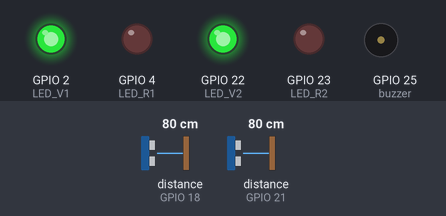
This program was run on a simulated ESP32 board running MicroPython. Shown: output pins drawn as LEDs (lit = HIGH), buzzer (waves = sounding). Wiring (from the project's diagram.json): green LED on GPIO 2, red LED on GPIO 4, green LED on GPIO 22, red LED on GPIO 23, buzzer on GPIO 25. Inputs (shaded band) come from the test bench; at power-on: distance to the obstacle (sensors on GPIO 18, GPIO 21) 80 cm. The echo pulse lasts 58.3 µs per cm; WiFi joins after 1.5 s; no MQTT or app messages arrive unless stated; pins used as bus, display or sensor lines are not drawn; what the program prints to the serial console is not drawn.

Above: at 2.8 s.
2.9 s: distance to the obstacle (sensor on GPIO 18) set to 22 cm
4.8 s: distance to the obstacle (sensor on GPIO 18) set to 19 cm
At 6.8 s:
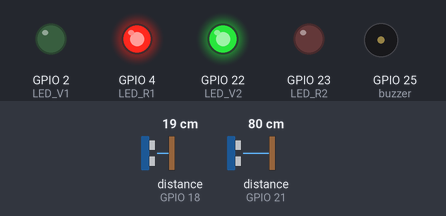
7.2 s: distance to the obstacle (sensor on GPIO 21) set to 23 cm
8.9 s: distance to the obstacle (sensor on GPIO 21) set to 18 cm
At 11.5 s:
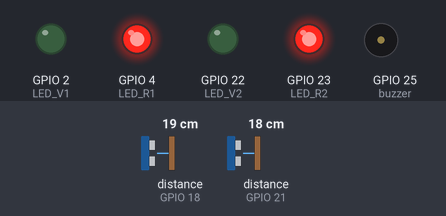
12.2 s: distance to the obstacle (sensor on GPIO 18) set to 35 cm
At 13.5 s:
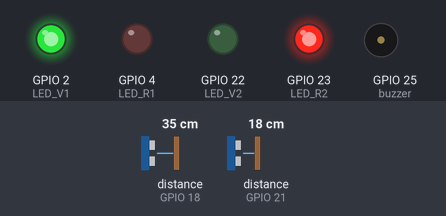
14.2 s: distance to the obstacle (sensor on GPIO 18) set to 2 cm
At 15.3 s:
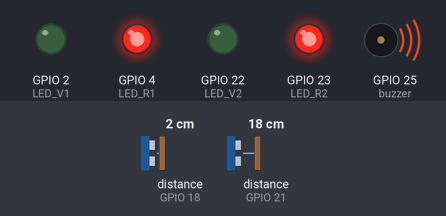
Timing chart, 0 to 17.3 s (numbered marks = the images above; inputs shaded):
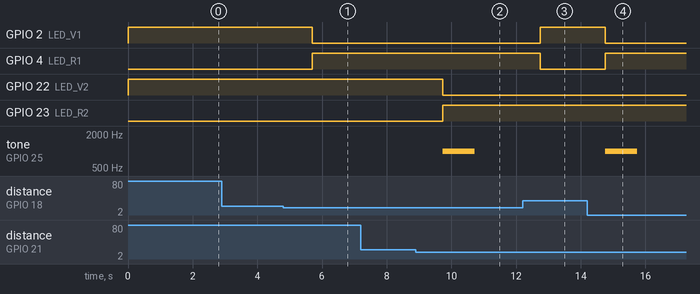

Measured:
- the behaviour switches between 21 and 20 cm on distance to the obstacle (sensor on GPIO 18) (found by bisection; images 0 and 1)
- the behaviour switches between 21 and 20 cm on distance to the obstacle (sensor on GPIO 21) (found by bisection; images 1 and 2)
- after the input at 2.9 s, every drawn part: stays the same
- after the input at 4.8 s, GPIO 2 (LED_V1): HIGH → LOW after 0.90 s; GPIO 4 (LED_R1): LOW → HIGH after 0.90 s
- after the input at 7.2 s, every drawn part: stays the same
- after the input at 8.9 s, GPIO 22 (LED_V2): HIGH → LOW after 0.83 s; GPIO 23 (LED_R2): LOW → HIGH after 0.83 s; tone on GPIO 25 (buzzer): silent → 1000 Hz after 0.83 s, → silent 1.0 s later
- after the input at 12.2 s, GPIO 2 (LED_V1): LOW → HIGH after 0.54 s; GPIO 4 (LED_R1): HIGH → LOW after 0.54 s
- after the input at 14.2 s, GPIO 2 (LED_V1): HIGH → LOW after 0.55 s; GPIO 4 (LED_R1): LOW → HIGH after 0.55 s; tone on GPIO 25 (buzzer): silent → 1000 Hz after 0.55 s, → silent 1.0 s later

The program:

main.py
```python
# Grupo 1: Enzo Bossmann, Gabriel Henrique, Diego Feltrin, Daniel Luiz, Luis Henrique
# Problema: Monitoramento de vagas de estacionamento (Sistema Ciberfisico)
# Disciplina: Fundamentos de Sistemas Ciberfisicos — PUCPR
# Placa: ESP32 + 2x HC-SR04 + 4 LEDs + buzzer | Comunicacao: MQTT
#
# Logica: cada vaga tem um sensor de distancia. Se um carro fica
# perto do sensor (distancia abaixo do limiar), a vaga esta OCUPADA
# (LED vermelho). Se nao, esta LIVRE (LED verde). Se as duas vagas
# ficam ocupadas, o buzzer apita (estacionamento lotado).

from machine import Pin, PWM, time_pulse_us
from utime import sleep, sleep_us
from network import WLAN, STA_IF
from ujson import dumps

print("Hello, ESP32 — SmartPark!")

# umqtt pode nao existir no simulador; se faltar, roda em modo offline
try:
    from umqtt.simple import MQTTClient
    MQTT_DISPONIVEL = True
except ImportError:
    MQTT_DISPONIVEL = False
    print("Sem biblioteca umqtt — rodando em modo offline")


# ===== CONFIGURACOES =====
# No simulador Wokwi a unica rede e a "Wokwi-GUEST" (senha vazia).
# Para a placa real, troque pelos dados da rede do estacionamento.
WIFI_SSID = "Wokwi-GUEST"
WIFI_PASS = ""

MQTT_BROKER = "broker.hivemq.com"   # broker publico para teste
MQTT_PORT   = 1883
CLIENT_ID   = "esp32-smartpark"

# Topicos MQTT — os mesmos que o dashboard Processing (PegadaCampus) assina.
# Convencao do payload: "0" = vaga LIVRE, "1" = vaga OCUPADA.
TOPICO_VAGA1  = "smartpark/puc/vaga1"
TOPICO_VAGA2  = "smartpark/puc/vaga2"
TOPICO_STATUS = "smartpark/puc/status"

# Distancia em cm abaixo da qual a vaga e considerada ocupada
LIMIAR_CM = 20

# ===== PINOS =====
# Sensores HC-SR04 (TRIG = saida que dispara, ECHO = entrada que mede)
TRIG1 = Pin(5,  Pin.OUT)
ECHO1 = Pin(18, Pin.IN)
TRIG2 = Pin(19, Pin.OUT)
ECHO2 = Pin(21, Pin.IN)

# LEDs — verde = vaga livre, vermelho = vaga ocupada
LED_V1 = Pin(2,  Pin.OUT)   # verde vaga 1
LED_R1 = Pin(4,  Pin.OUT)   # vermelho vaga 1
LED_V2 = Pin(22, Pin.OUT)   # verde vaga 2
LED_R2 = Pin(23, Pin.OUT)   # vermelho vaga 2

# Buzzer passivo no pino 25 via PWM. O som so existe quando o duty e
# maior que zero; com duty(0) o buzzer fica em silencio total. Esse e
# o padrao que o Wokwi reconhece para ligar/desligar o buzzer.
buzzer = PWM(Pin(25))
buzzer.freq(1000)
buzzer.duty(0)   # comeca em silencio

# Estado inicial: as duas vagas comecam LIVRES (verde ligado).
# Isso evita LEDs em estado indefinido enquanto a placa liga.
LED_V1.on()
LED_R1.off()
LED_V2.on()
LED_R2.off()
print("LEDs inicializados — vagas livres")


# ===== FUNCOES =====

def medir_distancia(trig, echo):
    """Dispara um pulso ultrassonico e retorna a distancia em cm.
    Retorna 999 se nao houver eco (timeout)."""
    trig.off()
    sleep_us(2)
    trig.on()
    sleep_us(10)
    trig.off()
    duracao = time_pulse_us(echo, 1, 30000)
    if duracao < 0:
        return 999.0
    # velocidade do som = 0.0343 cm/us; divide por 2 (ida e volta)
    return (duracao * 0.0343) / 2.0


def atualizar_led(ocupada, verde, vermelho):
    """Acende vermelho se a vaga esta ocupada, senao acende verde."""
    if ocupada:
        verde.off()
        vermelho.on()
    else:
        verde.on()
        vermelho.off()


def apitar():
    """Toca o buzzer por exatamente 1 segundo e depois silencia.
    Usado so no momento em que o estacionamento fica lotado."""
    buzzer.duty(512)   # liga o som
    sleep(1)           # toca por 1 segundo
    buzzer.duty(0)     # desliga o som


def conectar_wifi():
    """Tenta conectar no WiFi por ate 10 segundos. Retorna True se conectou."""
    wlan = WLAN(STA_IF)
    wlan.active(True)
    wlan.connect(WIFI_SSID, WIFI_PASS)
    for tentativa in range(20):
        if wlan.isconnected():
            print(f"WiFi conectado — IP {wlan.ifconfig()[0]}")
            return True
        sleep(0.5)
    print("WiFi nao conectou — modo offline")
    return False


def conectar_mqtt():
    """Tenta criar e conectar o cliente MQTT. Retorna o cliente ou None."""
    if not MQTT_DISPONIVEL:
        return None
    try:
        client = MQTTClient(CLIENT_ID, MQTT_BROKER, MQTT_PORT)
        client.connect()
        print("MQTT conectado")
        return client
    except Exception as erro:
        print(f"Erro ao conectar MQTT: {erro}")
        return None


# ===== PROGRAMA PRINCIPAL =====

def main():
    wifi_ok = conectar_wifi()
    client = None
    if wifi_ok:
        client = conectar_mqtt()

    # Guarda o estado anterior de cada vaga para so publicar quando mudar
    ant1 = None
    ant2 = None
    lotado_ant = False   # estado anterior de "lotado" (para apitar so na mudanca)

    while True:
        # Le os dois sensores e decide se cada vaga esta ocupada
        d1 = medir_distancia(TRIG1, ECHO1)
        d2 = medir_distancia(TRIG2, ECHO2)
        ocup1 = d1 < LIMIAR_CM
        ocup2 = d2 < LIMIAR_CM

        # Atualiza os LEDs das duas vagas
        atualizar_led(ocup1, LED_V1, LED_R1)
        atualizar_led(ocup2, LED_V2, LED_R2)

        # Buzzer: apita 1 segundo SO no momento em que as duas vagas enchem
        lotado = ocup1 and ocup2
        if lotado and not lotado_ant:
            apitar()
        lotado_ant = lotado

        # So publica/imprime quando o estado de alguma vaga muda
        if ocup1 != ant1 or ocup2 != ant2:
            v1 = "1" if ocup1 else "0"   # 1 = ocupada, 0 = livre
            v2 = "1" if ocup2 else "0"
            status = dumps({"v1": int(ocup1), "v2": int(ocup2)})
            print(f"Vagas -> v1={v1}  v2={v2}  status={status}")
            if client:
                try:
                    client.publish(TOPICO_VAGA1, v1.encode())
                    client.publish(TOPICO_VAGA2, v2.encode())
                    client.publish(TOPICO_STATUS, status.encode())
                except Exception as erro:
                    print(f"Erro ao publicar: {erro}")
                    client = None   # desiste do MQTT e segue offline

        ant1 = ocup1
        ant2 = ocup2
        sleep(1)


main()
```
